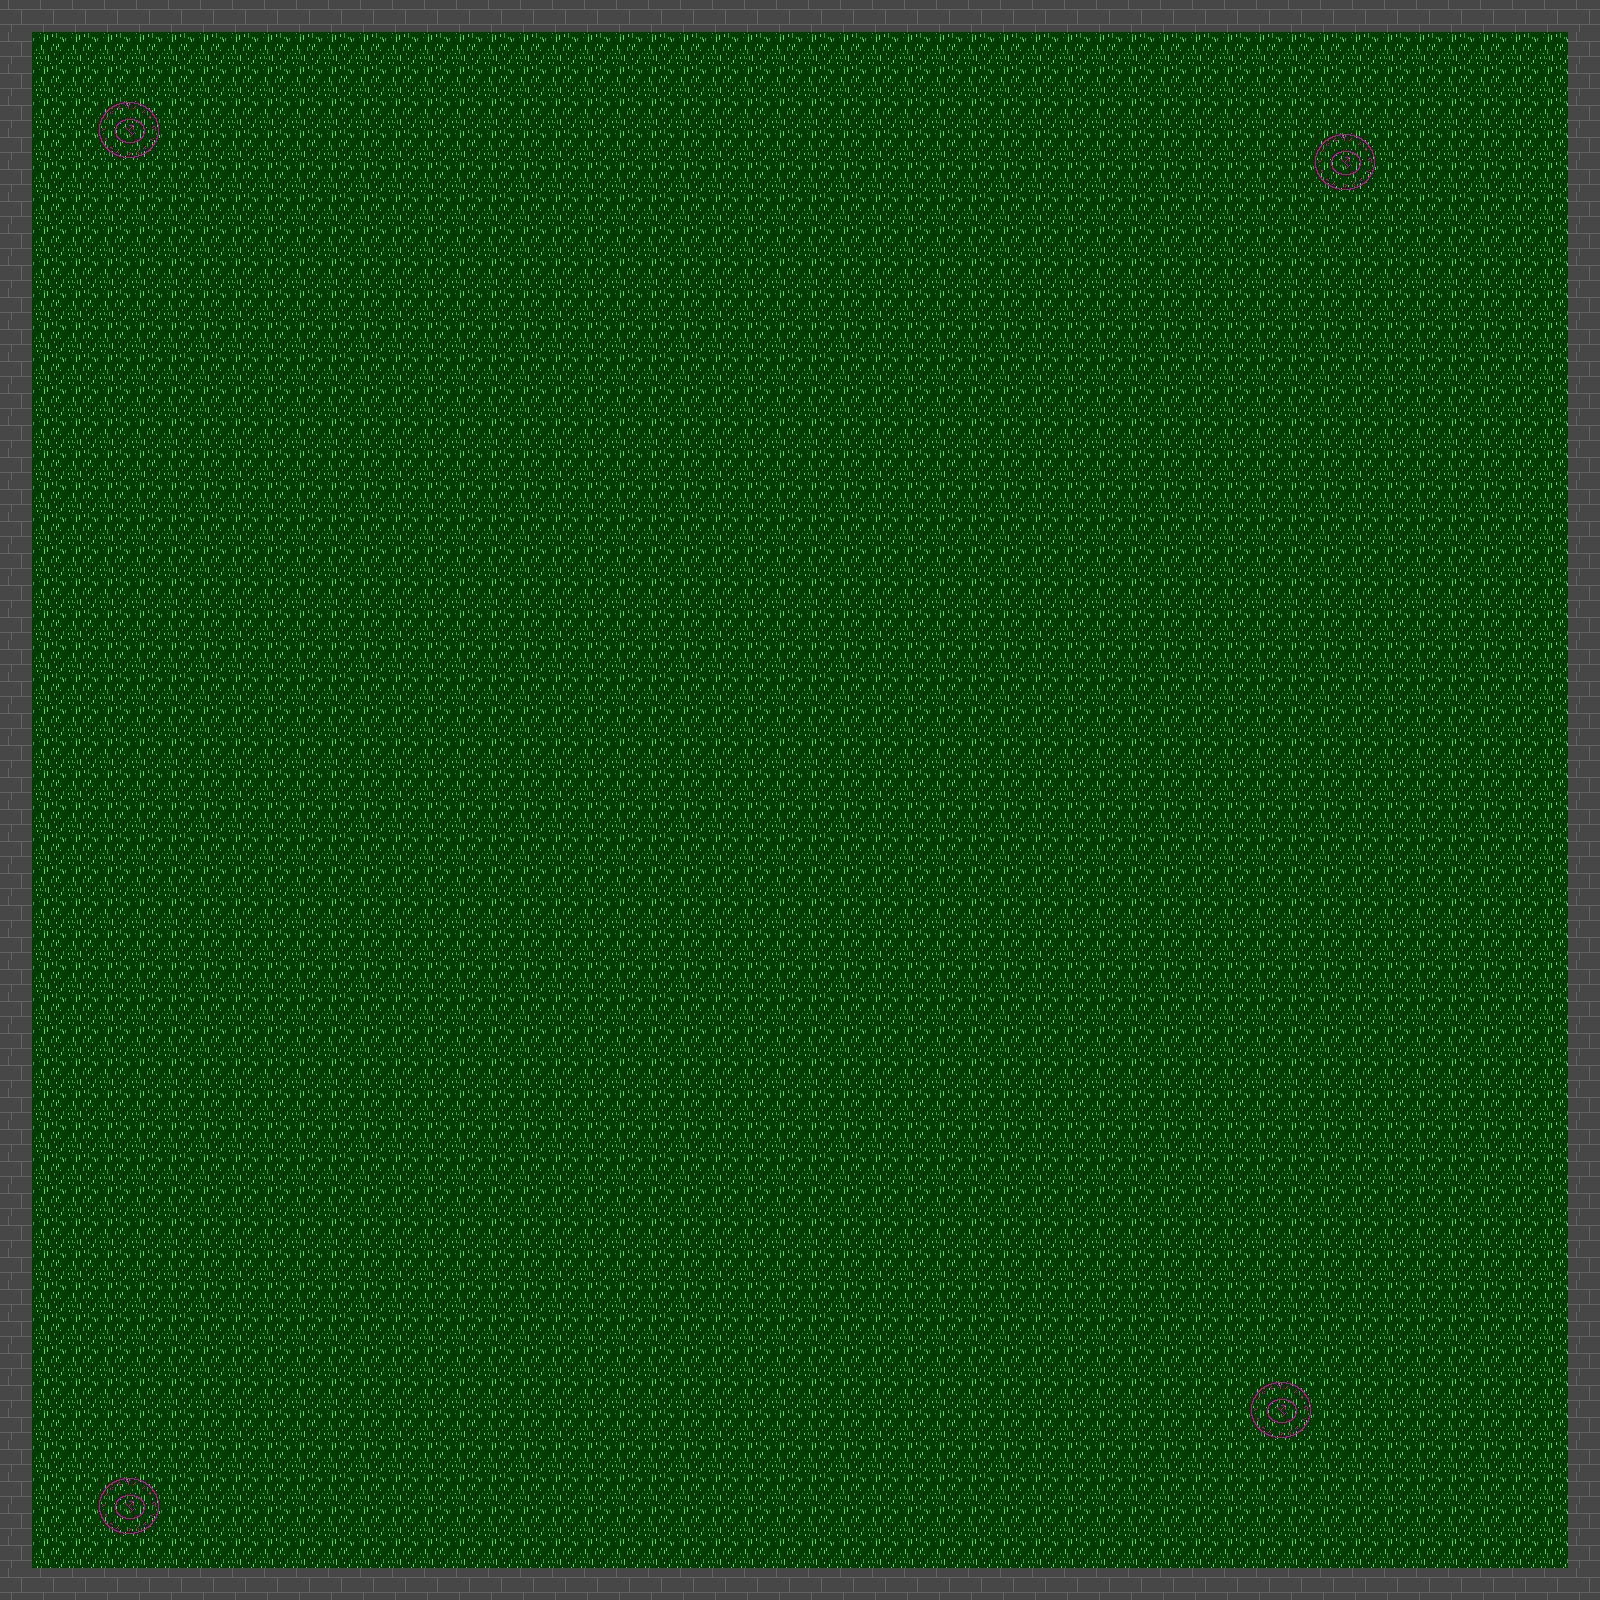

The image is a tile-based game level rendered from a .tmx file. Its description and source (layers, tilesets, objects; grid data summarised) follow:
An orthogonal 50x50 tile map with 32x32 px tiles, 3 tile layers (background, spawn locations, stones) and 8 objects (4x spawn).

<map version="1.0" orientation="orthogonal" renderorder="right-down" width="50" height="50" tilewidth="32" tileheight="32" nextobjectid="25">
 <tileset firstgid="1" name="onlytileset" tilewidth="64" tileheight="64" tilecount="5">
  <tile id="0">
   <image width="64" height="64" source="bettergrass.png" />
  </tile>
  <tile id="1">
   <image width="64" height="64" source="spawncircle.png" />
  </tile>
  <tile id="2">
   <image width="32" height="32" source="stone.png" />
  </tile>
  <tile id="3">
   <image width="32" height="32" source="stone.png" />
  </tile>
  <tile id="4">
   <image width="32" height="32" source="stone.png" />
  </tile>
 </tileset>
 <layer name="background" width="50" height="50">
  <data>[2500 cells, 2500 non-empty, 1 distinct tile ids]</data>
 </layer>
 <layer name="spawn locations" width="50" height="50">
  <data>[2500 cells, 4 non-empty, 1 distinct tile ids]</data>
 </layer>
 <layer name="stones" width="50" height="50">
  <data>[2500 cells, 196 non-empty, 1 distinct tile ids]</data>
 </layer>
 <objectgroup name="spawn points">
  <object id="5" name="spawn1" type="spawn" x="93" y="1473" width="70" height="64" />
  <object id="6" name="spawn2" type="spawn" x="94" y="95" width="70" height="69" />
  <object id="7" name="spawn3" type="spawn" x="1309" y="126" width="73" height="72" />
  <object id="8" name="spawn4" type="spawn" x="1246" y="1375" width="68" height="70" />
 </objectgroup>
 <objectgroup name="edge">
  <object id="16" x="3" y="4" width="33" height="1626" />
  <object id="18" x="9" y="1570" width="1602" height="33" />
  <object id="20" x="1563" y="-35" width="57" height="1649" />
  <object id="24" x="9" y="-50" width="1579" height="81" />
 </objectgroup>
</map>